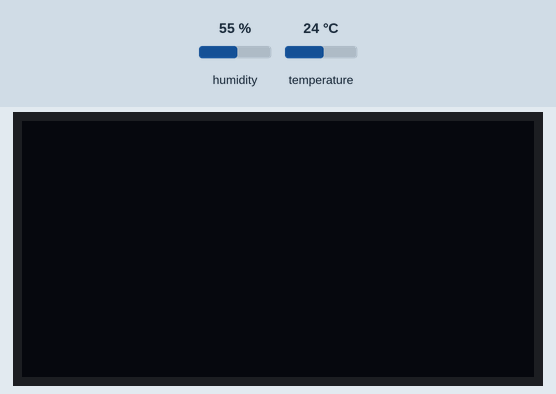
Simulated run of this program. Board: ESP8266 board running MicroPython. Parts: 128×64 one-colour display. The test bench sets the inputs (shaded band); at power-on: humidity 55 %, temperature 24 °C. The OLED is the two-colour kind (top 16 rows yellow).

Above: at 1.2 s.
1.3 s: humidity set to 22 %
At 4.4 s:
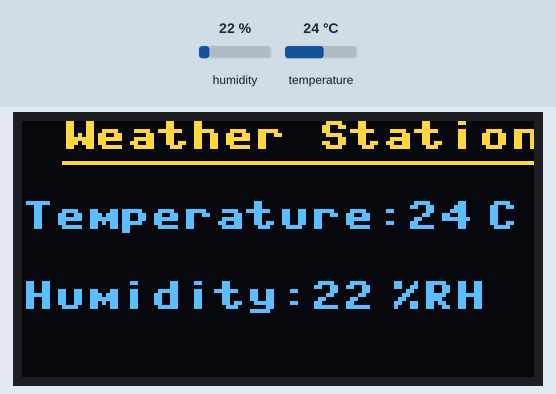
5.6 s: temperature set to 12 °C
At 8.6 s:
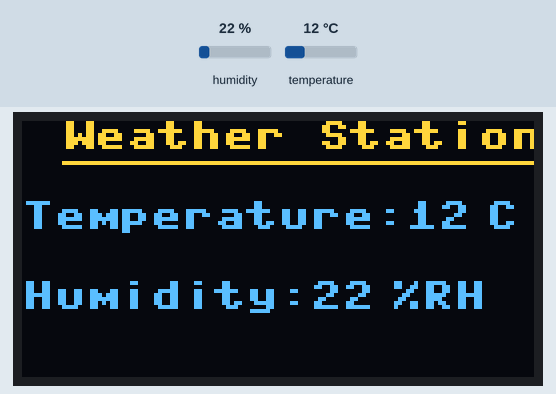
9.7 s: humidity set to 40 %
At 12.7 s:
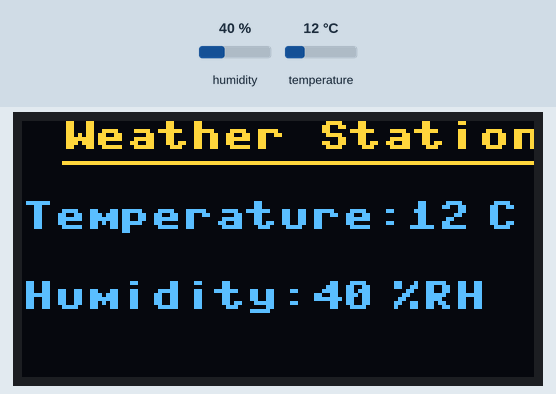
13.8 s: temperature set to 19 °C
Timing chart, 0 to 16.8 s (numbered marks = the images above; inputs shaded):
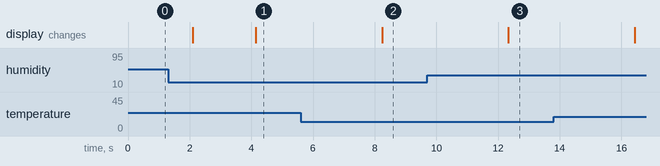

The program:

I2C_Usage.py
```python
# Code for I2C Usage with SSD1306 and DHT11 for Weather Station on ESP8266 with MicroPython
from machine import Pin, I2C
import ssd1306
import dht
from time import sleep_ms

sensor_value=dht.DHT11(Pin(12))
i2c=I2C(sda=Pin(4),scl=Pin(5))
screen=ssd1306.SSD1306_I2C(128,64,i2c)

while True:
  sensor_value.measure()
  sleep_ms(2000)
  value_of_temperature=sensor_value.temperature()
  value_of_humidity=sensor_value.humidity()
  screen.fill(0)
  screen.text("Weather Station",10, 0, 1)
  screen.hline(10, 10, 120, 1)
  screen.text("Temperature:",0, 20, 1)
  screen.text(str(value_of_temperature),96, 20, 1)
  screen.text(" C",108, 20, 1)
  screen.text("Humidity:",0, 40, 1)
  screen.text(str(value_of_humidity),72, 40, 1)
  screen.text(" %RH",84, 40, 1)
  screen.show()
```

Measured:
- after the input at 1.3 s, the display: first differs from a run without the input after 2.8 s (image 1)
- after the input at 5.6 s, the display: changes after 2.6 s (image 2)
- after the input at 9.7 s, the display: changes after 2.6 s (image 3)
